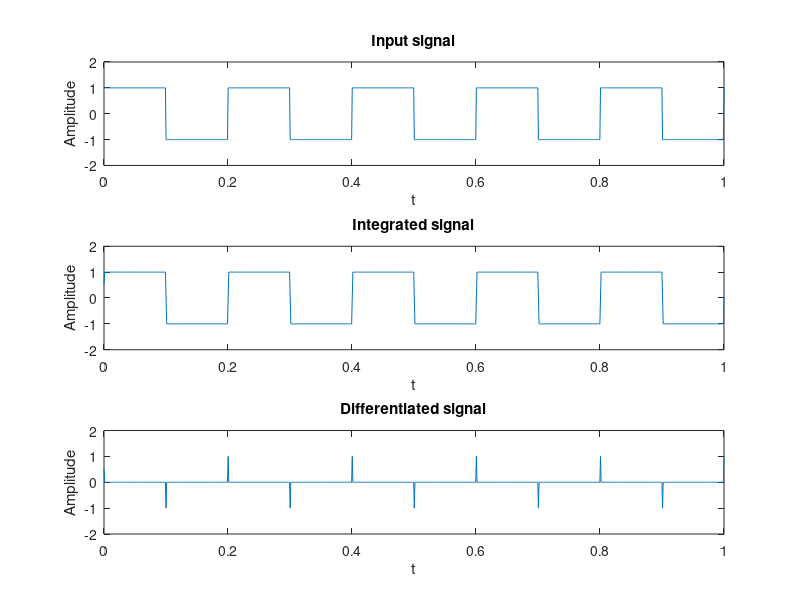

MATLAB code to generate this figure:
%Action of LPF and HPF on a square wave
clc
clear all
close all
%Step1: To generate a square wave of 5 Hz frequency
t=linspace(0,1,1000);
f=5;
x=square(2*pi*f*t);
%Step 2: Define the filter coefficients
h1=[0.5,0.5];
h2=[0.5,-0.5];
%Step 3: To obtain the output signals
y1=conv(x,h1);
y2=conv(x,h2);
%Step 4: Plotting  the input and output signals
subplot(3,1,1),plot(t,x),axis([0 1 -2 2])
xlabel('t'),ylabel('Amplitude'),title('Input signal'),
subplot(3,1,2),plot(t,y1(1:length(t))),axis([0 1 -2 2]),
xlabel('t'),ylabel('Amplitude'),title('Integrated signal'),
subplot(3,1,3),plot(t,y2(1:length(t))),axis([0 1 -2 2]),
xlabel('t'),ylabel('Amplitude'),title('Differentiated signal'),
